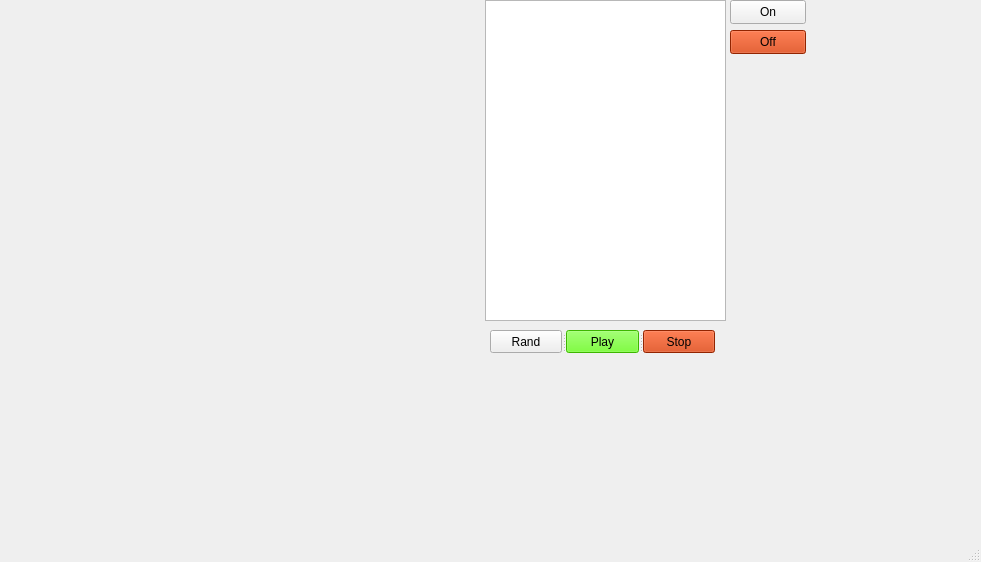
<?xml version="1.0" encoding="UTF-8"?>
<ui version="4.0">
 <class>MainWindow</class>
 <widget class="QMainWindow" name="MainWindow">
  <property name="geometry">
   <rect>
    <x>0</x>
    <y>0</y>
    <width>981</width>
    <height>562</height>
   </rect>
  </property>
  <property name="windowTitle">
   <string>MainWindow</string>
  </property>
  <widget class="QWidget" name="centralwidget">
   <widget class="QPushButton" name="pushButton_4">
    <property name="geometry">
     <rect>
      <x>730</x>
      <y>0</y>
      <width>76</width>
      <height>24</height>
     </rect>
    </property>
    <property name="styleSheet">
     <string notr="true">QPushButton{
background-color:rgb(51, 153, 0
)
}</string>
    </property>
    <property name="text">
     <string>On</string>
    </property>
   </widget>
   <widget class="QListWidget" name="listWidget">
    <property name="geometry">
     <rect>
      <x>485</x>
      <y>0</y>
      <width>241</width>
      <height>321</height>
     </rect>
    </property>
   </widget>
   <widget class="QPushButton" name="pushButton_5">
    <property name="geometry">
     <rect>
      <x>730</x>
      <y>30</y>
      <width>76</width>
      <height>24</height>
     </rect>
    </property>
    <property name="styleSheet">
     <string notr="true">QPushButton{
background-color:rgb(204, 51, 0)
}</string>
    </property>
    <property name="text">
     <string>Off</string>
    </property>
   </widget>
   <widget class="QSplitter" name="splitter">
    <property name="geometry">
     <rect>
      <x>490</x>
      <y>330</y>
      <width>225</width>
      <height>23</height>
     </rect>
    </property>
    <property name="orientation">
     <enum>Qt::Horizontal</enum>
    </property>
    <widget class="QPushButton" name="pushButton">
     <property name="text">
      <string>Rand</string>
     </property>
    </widget>
    <widget class="QPushButton" name="pushButton_2">
     <property name="styleSheet">
      <string notr="true">QPushButton{
background-color:rgb(85, 255, 0)
}</string>
     </property>
     <property name="text">
      <string>Play</string>
     </property>
    </widget>
    <widget class="QPushButton" name="pushButton_3">
     <property name="styleSheet">
      <string notr="true">QPushButton{
background-color:rgb(204, 51, 0)
}</string>
     </property>
     <property name="text">
      <string>Stop</string>
     </property>
    </widget>
   </widget>
  </widget>
  <widget class="QMenuBar" name="menubar">
   <property name="geometry">
    <rect>
     <x>0</x>
     <y>0</y>
     <width>981</width>
     <height>21</height>
    </rect>
   </property>
  </widget>
  <widget class="QStatusBar" name="statusbar"/>
 </widget>
 <resources/>
 <connections/>
</ui>
